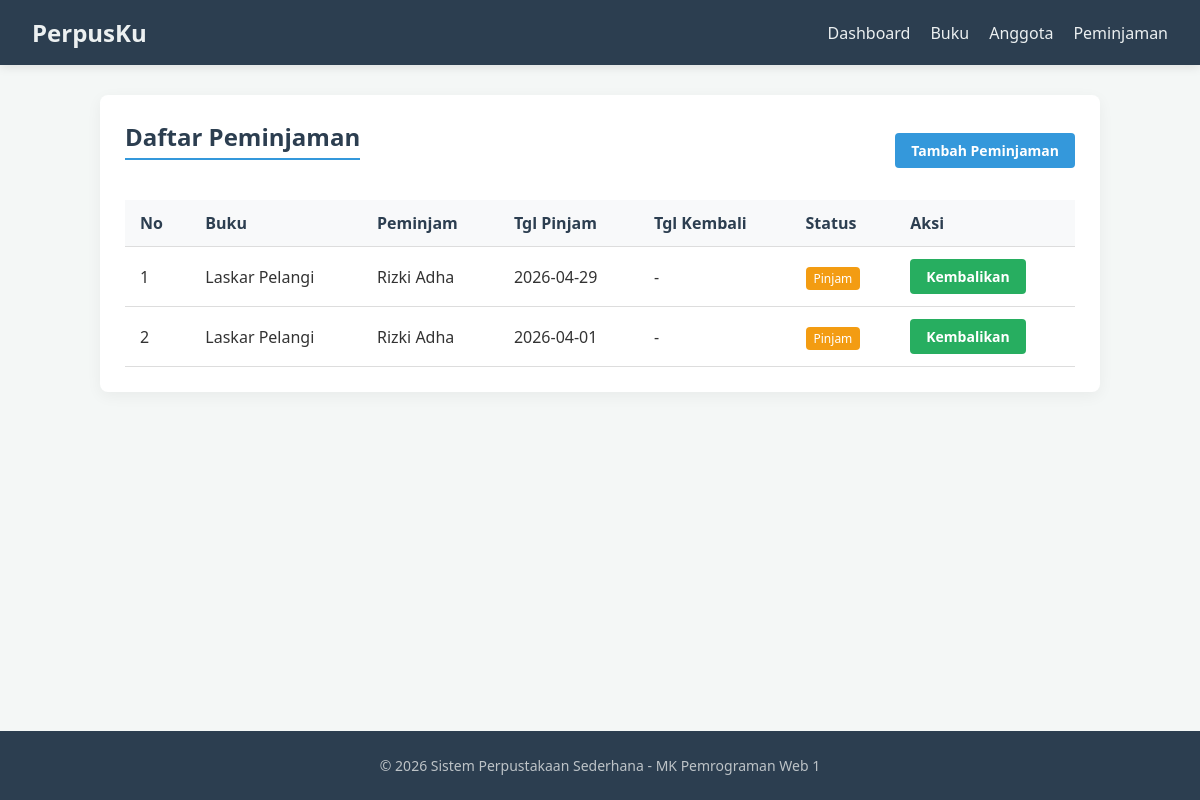
The page /pinjam_tampil.php on the database its author committed.
### tables this page shows
CREATE TABLE IF NOT EXISTS `peminjaman` (
  `id_pinjam` int NOT NULL AUTO_INCREMENT,
  `id_buku` int NOT NULL,
  `id_anggota` int NOT NULL,
  `tgl_pinjam` date NOT NULL,
  `tgl_kembali` date DEFAULT NULL,
  `status` enum('Pinjam','Kembali') DEFAULT 'Pinjam',
  `created_at` timestamp NULL DEFAULT CURRENT_TIMESTAMP,
  `updated_at` timestamp NULL DEFAULT CURRENT_TIMESTAMP ON UPDATE CURRENT_TIMESTAMP,
  PRIMARY KEY (`id_pinjam`),
  KEY `id_buku` (`id_buku`),
  KEY `id_anggota` (`id_anggota`),
  CONSTRAINT `peminjaman_ibfk_1` FOREIGN KEY (`id_buku`) REFERENCES `buku` (`id_buku`),
  CONSTRAINT `peminjaman_ibfk_2` FOREIGN KEY (`id_anggota`) REFERENCES `anggota` (`id_anggota`)
);

CREATE TABLE IF NOT EXISTS `buku` (
  `id_buku` int NOT NULL AUTO_INCREMENT,
  `isbn` varchar(20) NOT NULL,
  `judul` varchar(255) NOT NULL,
  `pengarang` varchar(100) NOT NULL,
  `penerbit` varchar(100) NOT NULL,
  `tahun_terbit` year NOT NULL,
  `stok` int DEFAULT '0',
  `created_at` timestamp NULL DEFAULT CURRENT_TIMESTAMP,
  `updated_at` timestamp NULL DEFAULT CURRENT_TIMESTAMP ON UPDATE CURRENT_TIMESTAMP,
  PRIMARY KEY (`id_buku`),
  UNIQUE KEY `isbn` (`isbn`)
);

CREATE TABLE IF NOT EXISTS `anggota` (
  `id_anggota` int NOT NULL AUTO_INCREMENT,
  `nim` varchar(20) NOT NULL,
  `id_jurusan` int DEFAULT NULL,
  `nama` varchar(100) NOT NULL,
  `jenis_kelamin` enum('L','P') NOT NULL,
  `alamat` text,
  `created_at` timestamp NULL DEFAULT CURRENT_TIMESTAMP,
  `updated_at` timestamp NULL DEFAULT CURRENT_TIMESTAMP ON UPDATE CURRENT_TIMESTAMP,
  PRIMARY KEY (`id_anggota`),
  UNIQUE KEY `nim` (`nim`)
);

### pinjam_tampil.php (the view)
<?php
require 'config/koneksi.php';
include 'layout/header.php';
?>
<div style="display: flex; justify-content: space-between; align-items: center;">
    <h2>Daftar Peminjaman</h2>
    <a href="pinjam_tambah.php" class="btn btn-primary">Tambah Peminjaman</a>
</div>
<table>
    <thead>
        <tr>
            <th>No</th>
            <th>Buku</th>
            <th>Peminjam</th>
            <th>Tgl Pinjam</th>
            <th>Tgl Kembali</th>
            <th>Status</th>
            <th>Aksi</th>
        </tr>
    </thead>
    <tbody>
        <?php
        $no = 1;
        $query = mysqli_query($koneksi, "SELECT p.*, b.judul, a.nama
                                         FROM peminjaman p
                                         JOIN buku b ON p.id_buku = b.id_buku
                                         JOIN anggota a ON p.id_anggota = a.id_anggota
                                         ORDER BY p.id_pinjam DESC");
        while ($data = mysqli_fetch_array($query)) {
        ?>
            <tr>
                <td><?php echo $no++; ?></td>
                <td><?php echo $data['judul']; ?></td>
                <td><?php echo $data['nama']; ?></td>
                <td><?php echo $data['tgl_pinjam']; ?></td>
                <td><?php echo $data['tgl_kembali'] ?: '-'; ?></td>
                <td>
                    <span style="padding: 3px 8px; border-radius: 4px; font-size: 12px; color: #fff; background: <?php echo $data['status'] == 'Pinjam' ? '#f39c12' : '#27ae60'; ?>;">
                        <?php echo $data['status']; ?>
                    </span>
                </td>
                <td>
                    <?php if ($data['status'] == 'Pinjam') : ?>
                        <a href="pinjam_kembali.php?id=<?php echo $data['id_pinjam']; ?>&id_buku=<?php echo $data['id_buku']; ?>" class="btn btn-success" onclick="return confirm('Proses pengembalian buku?')">Kembalikan</a>
                    <?php else : ?>
                        -
                    <?php endif; ?>
                </td>
            </tr>
        <?php } ?>
    </tbody>
</table>
<?php include 'layout/footer.php'; ?>

### assets/style.css (style rules this page uses)
* { margin: 0; padding: 0; box-sizing: border-box; font-family: 'Segoe UI', Tahoma, Geneva, Verdana, sans-serif; }
body { background-color: #f4f7f6; color: #333; display: flex; flex-direction: column; min-height: 100vh; }
h2 { margin-bottom: 20px; color: #2c3e50; border-bottom: 2px solid #3498db; padding-bottom: 5px; display: inline-block; }
table { width: 100%; border-collapse: collapse; margin-top: 20px; }
table th, table td { padding: 12px 15px; text-align: left; border-bottom: 1px solid #ddd; }
table th { background-color: #f8f9fa; color: #2c3e50; }
.btn { display: inline-block; padding: 8px 16px; border-radius: 4px; text-decoration: none; font-size: 14px; font-weight: bold; cursor: pointer; border: none; transition: background 0.3s; }
.btn-primary { background: #3498db; color: #fff; }
.btn-success { background: #27ae60; color: #fff; }

### rows shown on the page
peminjaman: id_buku.judul "Laskar Pelangi", id_anggota.nama "Rizki Adha", tgl_pinjam "2026-04-29", tgl_kembali "-", status "Pinjam"
peminjaman: id_buku.judul "Laskar Pelangi", id_anggota.nama "Rizki Adha", tgl_pinjam "2026-04-01", tgl_kembali "-", status "Pinjam"
